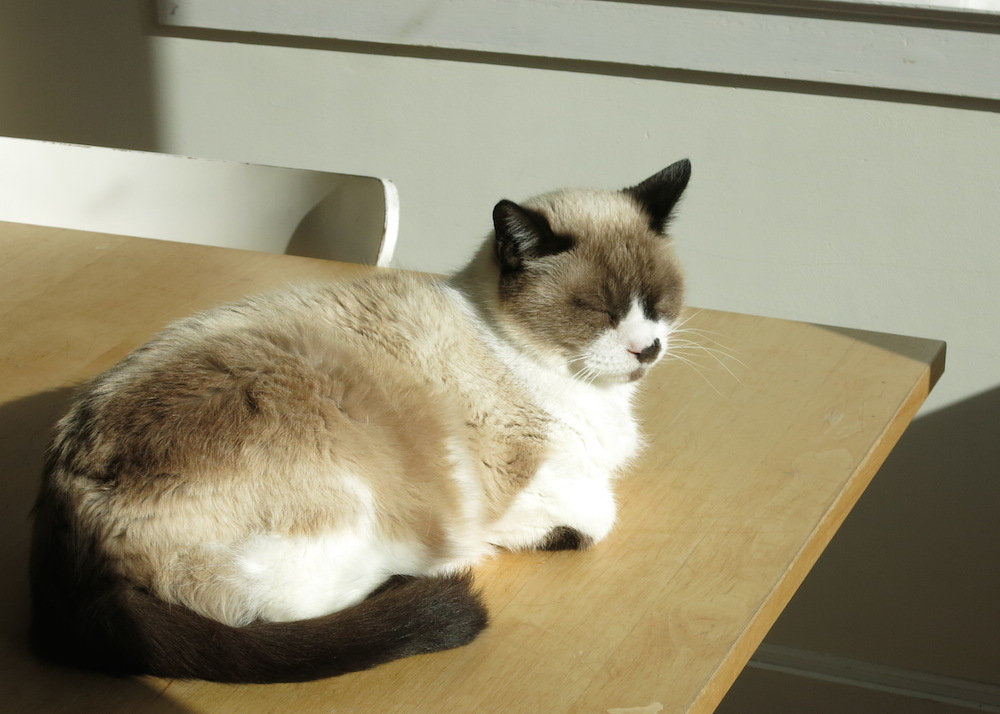
#> input picture demo 22 - video (cv2)/D4 - shapes/cat.jpg, 1000 x 714 px
$ python draw_shapes.py
#> lines starting #> are read from the running program, lines starting #| are printed output that depends on the picture
# draw_shapes.py

import cv2

img = cv2.imread('cat.jpg', 1)
#> img is the input picture: shape (714, 1000, 3); mean B, G, R 115.7, 142.3, 149.8

cv2.line(img, (0, 0), (511, 511), (255, 0, 0), 5)
# Draw a diagonal blue line with thickness of 5 pixels,
# and the end points being passed as arguments

cv2.rectangle(img, (384, 0), (510, 128), (0, 255, 0), 3)
# Draw a green rectangle with the the two diaganoal points being passed as argument

cv2.circle(img, (255, 255), 63, (0, 0, 255), -1)
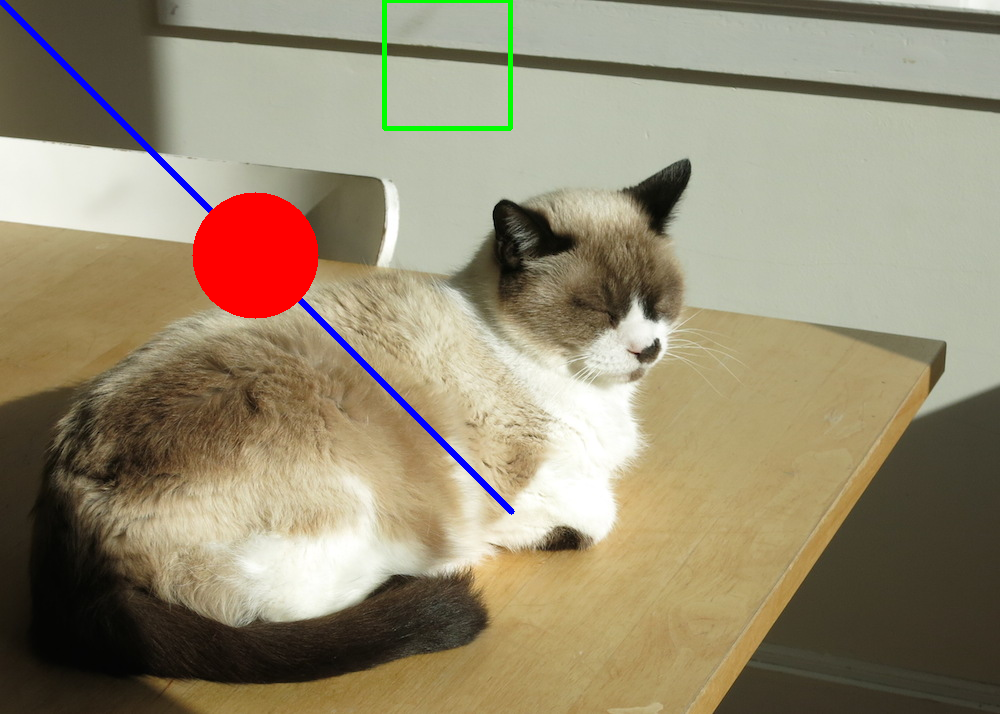
#> img: shape (714, 1000, 3); mean B, G, R 113.8, 139, 150
# Draw a red circle centred at (255, 255) and a radius of 63 units.
# Negative thickness indicates that the circle is filled

cv2.imshow('Shapes on image', img)

print('Switch to image view. Then press any key to close')

cv2.waitKey(0)
cv2.destroyAllWindows()

cv2.imwrite('cat_shapes.jpg', img)
cv2.imwrite('cat_shapes.png', img)

# Reference - https://opencv-python-tutroals.readthedocs.io/en/latest/py_tutorials/py_gui/py_drawing_functions/py_drawing_functions.html
# This shows how to draw lines, rectanges, and circles
# The function can draw these shapes on images or on an empty background
